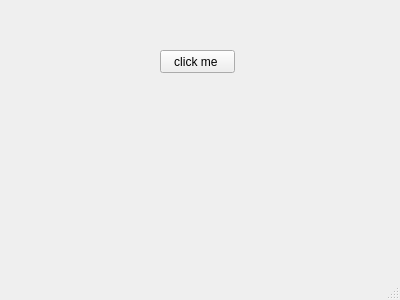
<?xml version="1.0" encoding="UTF-8"?>
<ui version="4.0">
 <class>MainWindow</class>
 <widget class="QMainWindow" name="MainWindow">
  <property name="geometry">
   <rect>
    <x>0</x>
    <y>0</y>
    <width>400</width>
    <height>300</height>
   </rect>
  </property>
  <property name="windowTitle">
   <string>MainWindow</string>
  </property>
  <widget class="QWidget" name="centralWidget">
   <widget class="QPushButton" name="mybutton">
    <property name="geometry">
     <rect>
      <x>160</x>
      <y>50</y>
      <width>75</width>
      <height>23</height>
     </rect>
    </property>
    <property name="text">
     <string>click me </string>
    </property>
   </widget>
   <widget class="QLabel" name="display_lable">
    <property name="geometry">
     <rect>
      <x>55</x>
      <y>140</y>
      <width>301</width>
      <height>20</height>
     </rect>
    </property>
    <property name="text">
     <string/>
    </property>
   </widget>
  </widget>
  <widget class="QStatusBar" name="statusBar"/>
 </widget>
 <layoutdefault spacing="6" margin="11"/>
 <resources/>
 <connections/>
</ui>
